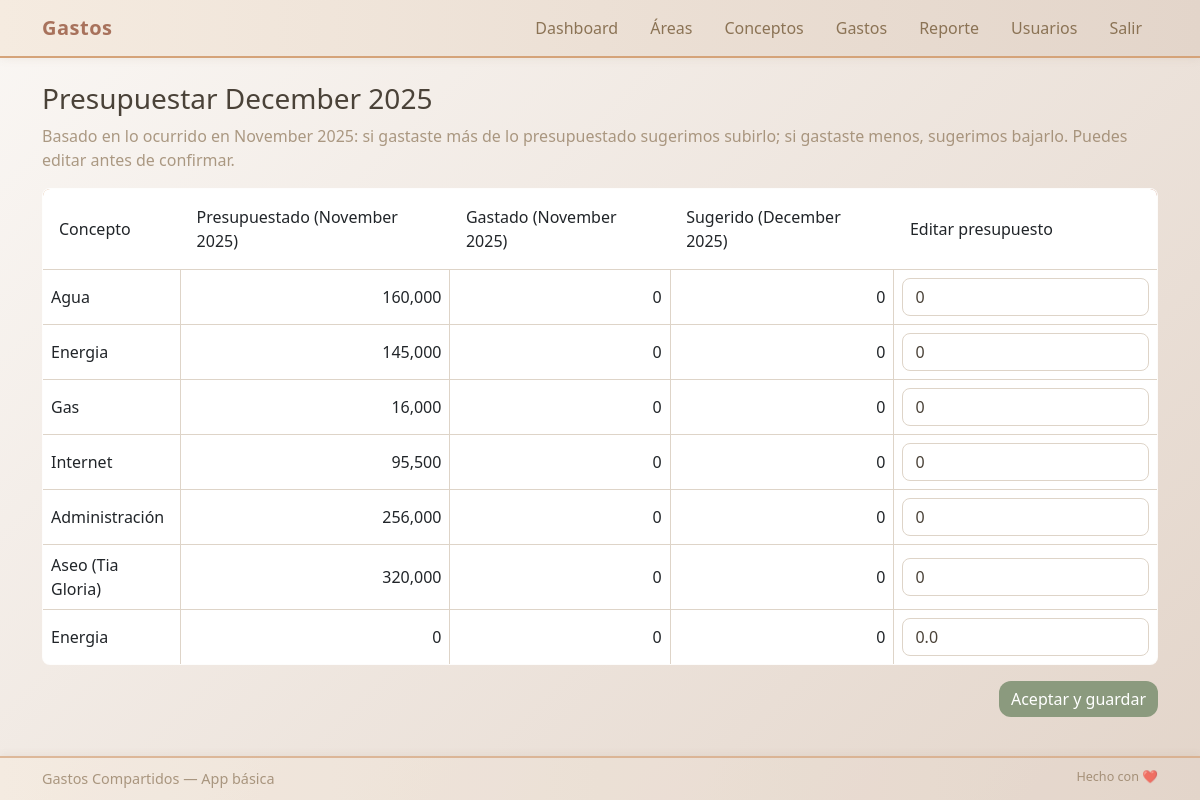
/presupuestar_mes_siguiente (signed in), run on an earlier commit of the app's database.
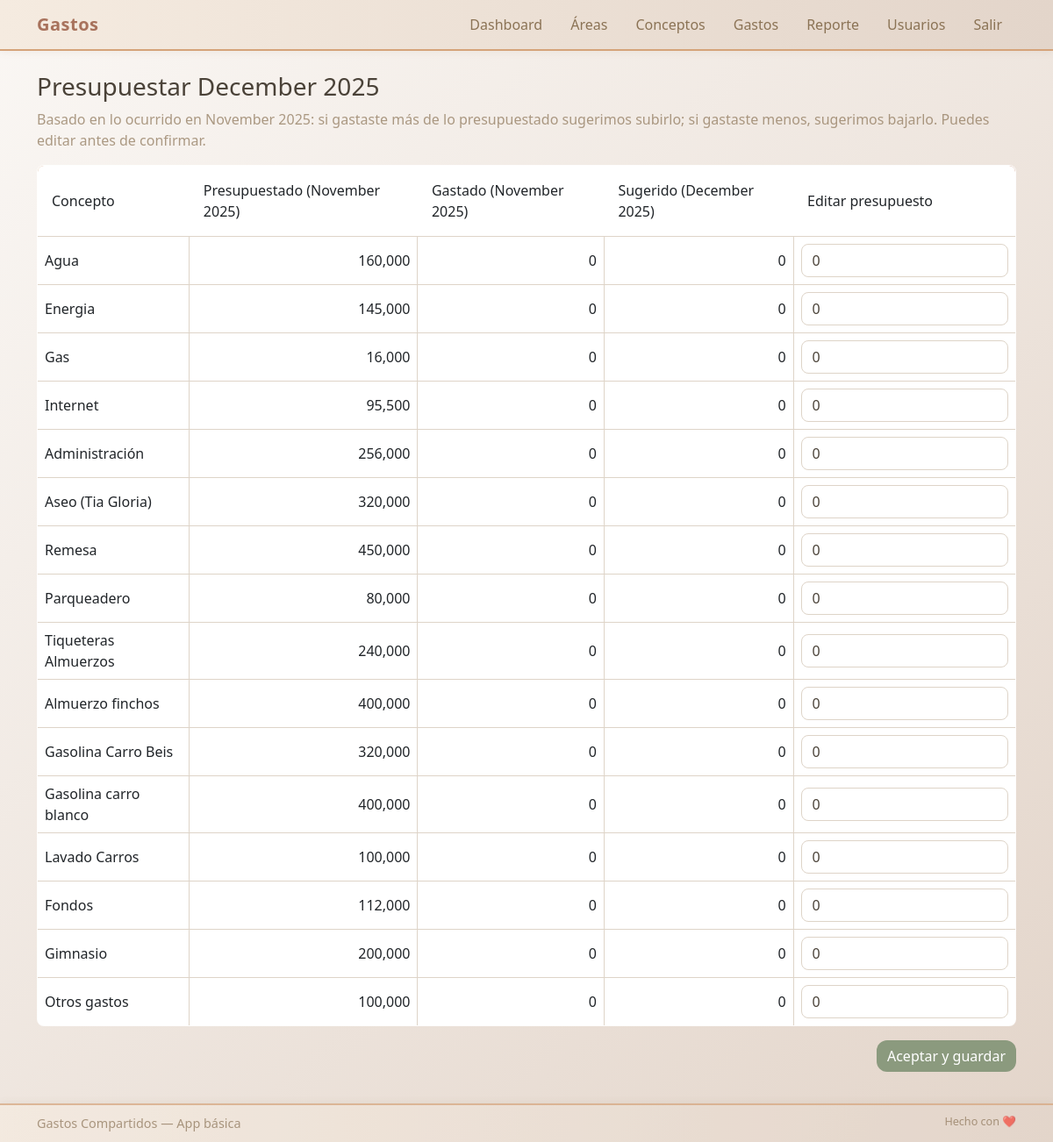
And on a later commit of the database.
### models.py (models this page shows, shortened)
class Concepto(db.Model):
    id = db.Column(db.Integer, primary_key=True)
    nombre = db.Column(db.String(120), nullable=False)
    valor_presupuestado = db.Column(db.Float, default=0.0)
    area_id = db.Column(db.Integer, db.ForeignKey('area.id'), nullable=False)
    gastos = db.relationship('Gasto', backref='concepto', lazy=True)

### app.py (the view, shortened to what this page needs)
@app.route('/presupuestar_mes_siguiente', methods=['GET', 'POST'])
@login_required
def presupuestar_mes_siguiente():
    hoy = datetime.today().date()
    this_month_first_day = hoy.replace(day=1)
    next_month_first_day = (this_month_first_day + timedelta(days=32)).replace(day=1)
    prev_month_last_day = next_month_first_day - timedelta(days=1)
    last_month_first_day = prev_month_last_day.replace(day=1)
    prev_month_label = f"{month_name[last_month_first_day.month]} {last_month_first_day.year}"
    next_month_label = f"{month_name[next_month_first_day.month]} {next_month_first_day.year}"
    conceptos = Concepto.query.all()
    sugerencias = []
    for c in conceptos:
        gastado_prev = sum(
            g.monto for g in c.gastos
            if g.fecha.date() >= last_month_first_day and g.fecha.date() <= prev_month_last_day
        )
        pm_prev = PresupuestoMensual.query.filter_by(
            concepto_id=c.id,
            year=last_month_first_day.year,
            month=last_month_first_day.month
        ).first()
        presupuestado_prev = pm_prev.valor_presupuestado if pm_prev else c.valor_presupuestado
        if gastado_prev > presupuestado_prev:
            sugerido = gastado_prev
        elif gastado_prev < presupuestado_prev:
            sugerido = gastado_prev
        else:
            sugerido = presupuestado_prev
        sugerencias.append({
            'id': c.id,
            'nombre': c.nombre,
            'presupuestado_anterior': presupuestado_prev,
            'gastado_anterior': gastado_prev,
            'sugerido': sugerido
        })
    return render_template('presupuestar_mes.html', sugerencias=sugerencias, prev_month=prev_month_label, next_month=next_month_label)

### app.py (called while the page is built)
@login_manager.user_loader
def load_user(user_id):
    return User.query.get(int(user_id))

### templates/presupuestar_mes.html (shortened to what this page needs)
{% extends 'base.html' %}
{% block content %}
<h3>Presupuestar {{ next_month }}</h3>
<p class="text-muted">Basado en lo ocurrido en {{ prev_month }}: si gastaste más de lo presupuestado sugerimos subirlo; si gastaste menos, sugerimos bajarlo. Puedes editar antes de confirmar.</p>
<form method="post">
  <table class="table table-bordered">
    <thead>
      <tr>
        <th>Concepto</th>
        <th>Presupuestado ({{ prev_month }})</th>
        <th>Gastado ({{ prev_month }})</th>
        <th>Sugerido ({{ next_month }})</th>
        <th>Editar presupuesto</th>
      </tr>
    </thead>
    <tbody>
      {% for s in sugerencias %}
      <tr>
        <td>{{ s.nombre }}</td>
        <td class="text-end">{{ '{:,.0f}'.format(s.presupuestado_anterior) }}</td>
        <td class="text-end">{{ '{:,.0f}'.format(s.gastado_anterior) }}</td>
        <td class="text-end">{{ '{:,.0f}'.format(s.sugerido) }}</td>
        <td>
          <input type="number" step="0.01" name="presupuesto_{{ s.id }}" value="{{ s.sugerido }}" class="form-control" />
        </td>
      </tr>
      {% endfor %}
    </tbody>
  </table>
  <div class="d-flex justify-content-end">
    <button type="submit" class="btn btn-success">Aceptar y guardar</button>
  </div>
</form>
{% endblock %}

### templates/base.html (shortened to what this page needs)
<!doctype html>
<html lang="es">
  <head>
    <link href="https://cdn.jsdelivr.net/npm/bootstrap@5.3.0/dist/css/bootstrap.min.css" rel="stylesheet">
    <link href="{{ url_for('static', filename='style.css') }}" rel="stylesheet">
  </head>
  <body>
    <nav class="navbar navbar-expand-lg navbar-light bg-white shadow-sm">
      <div class="container">
        <a class="navbar-brand nav-brand" href="{{ url_for('index') }}">Gastos</a>
        <div class="collapse navbar-collapse" id="navMenu">
          <ul class="navbar-nav ms-auto">
            {% if current_user.is_authenticated %}
              <li class="nav-item"><a class="nav-link" href="{{ url_for('dashboard') }}">Dashboard</a></li>
              <li class="nav-item"><a class="nav-link" href="{{ url_for('areas_view') }}">Áreas</a></li>
              <li class="nav-item"><a class="nav-link" href="{{ url_for('conceptos_view') }}">Conceptos</a></li>
              <li class="nav-item"><a class="nav-link" href="{{ url_for('gastos_view') }}">Gastos</a></li>
              <li class="nav-item"><a class="nav-link" href="{{ url_for('reporte_mes') }}">Reporte</a></li>
              <li class="nav-item"><a class="nav-link" href="{{ url_for('usuarios_view') }}">Usuarios</a></li>
              <li class="nav-item"><a class="nav-link" href="{{ url_for('logout') }}">Salir</a></li>
            {% else %}
              <li class="nav-item"><a class="nav-link" href="{{ url_for('login') }}">Ingresar</a></li>
              <li class="nav-item"><a class="nav-link" href="{{ url_for('register') }}">Registrar</a></li>
            {% endif %}
          </ul>
        </div>
      </div>
    </nav>
    <main class="container mt-4">
      {% block content %}{% endblock %}
    </main>
    <footer class="text-muted">
      <div class="container d-flex justify-content-between">
        <div>Gastos Compartidos — App básica</div>
        <div class="small">Hecho con ❤️</div>
      </div>
    </footer>
  </body>
</html>

### static/style.css (style rules this page uses)
:root { --autumn-cream: #F5EBE0; --autumn-sand: #E3D5CA; --autumn-terracotta: #D5A379; --autumn-rust: #C17A5F; --autumn-clay: #A8725C; --autumn-sage: #8B9A7E; --autumn-olive: #707C5C; --autumn-forest: #556B4A; --autumn-cream-light: #FAF7F4; --autumn-beige: #DED4C8; --autumn-brown: #8B7355; --autumn-dark: #4A4238; --autumn-success: #8B9A7E; --autumn-warning: #D5A379; --autumn-danger: #B85C4F; --autumn-info: #7D94A3; }
body { background: linear-gradient(135deg, var(--autumn-cream-light) 0%, var(--autumn-sand) 100%); color: var(--autumn-dark); font-family: 'Segoe UI', Tahoma, Geneva, Verdana, sans-serif; min-height: 100vh; padding-bottom: 80px; }
.navbar { background: linear-gradient(90deg, var(--autumn-cream) 0%, var(--autumn-sand) 100%) !important; border-bottom: 2px solid var(--autumn-terracotta); box-shadow: 0 2px 8px rgba(139, 115, 85, 0.1); }
.navbar-brand { color: var(--autumn-clay) !important; font-weight: 700; letter-spacing: 0.5px; }
.nav-link { color: var(--autumn-brown) !important; transition: all 0.3s ease; padding: 0.5rem 1rem !important; border-radius: 8px; }
.btn { border-radius: 0.75rem; transition: all 0.3s ease; }
.btn-success { background-color: var(--autumn-success); border: none; color: white; }
.form-control, .form-select { border: 1px solid var(--autumn-beige); border-radius: 8px; background-color: white; color: var(--autumn-dark); transition: all 0.3s ease; }
.table { background-color: rgba(255, 255, 255, 0.9); border-radius: 8px; overflow: hidden; }
.table thead { background: linear-gradient(90deg, var(--autumn-terracotta) 0%, var(--autumn-rust) 100%); color: white; }
.table thead th { border: none; font-weight: 500; padding: 1rem; }
.table tbody tr { transition: background-color 0.2s ease; }
.table td, .table th { vertical-align: middle; }
.table-bordered { border: 1px solid var(--autumn-beige); }
footer { background: linear-gradient(90deg, var(--autumn-cream) 0%, var(--autumn-sand) 100%); border-top: 2px solid var(--autumn-terracotta); color: var(--autumn-brown); box-shadow: 0 -2px 8px rgba(139, 115, 85, 0.1); padding: 10px 0; font-size: 0.9rem; }
.text-muted { color: var(--autumn-brown) !important; opacity: 0.7; }
.shadow-sm { box-shadow: 0 2px 8px rgba(139, 115, 85, 0.08) !important; }
* { transition: background-color 0.3s ease, color 0.3s ease; }
main { animation: fadeIn 0.5s ease-out; }

### templates/base.html (style rules this page uses)
footer { position: fixed; bottom: 0; left: 0; right: 0; }

What changed in the data, as far as the page shows it:
changed Concepto: nombre "Energia" → "Remesa"; presupuestado_anterior "0" → "450,000"; sugerido "0.0" → "0"
added Concepto: nombre "Parqueadero", presupuestado_anterior "80,000", gastado_anterior "0", sugerido "0"
added Concepto: nombre "Tiqueteras Almuerzos", presupuestado_anterior "240,000", gastado_anterior "0", sugerido "0"
added Concepto: nombre "Almuerzo finchos", presupuestado_anterior "400,000", gastado_anterior "0", sugerido "0"
added Concepto: nombre "Gasolina Carro Beis", presupuestado_anterior "320,000", gastado_anterior "0", sugerido "0"
added Concepto: nombre "Gasolina carro blanco", presupuestado_anterior "400,000", gastado_anterior "0", sugerido "0"
added Concepto: nombre "Lavado Carros", presupuestado_anterior "100,000", gastado_anterior "0", sugerido "0"
added Concepto: nombre "Fondos", presupuestado_anterior "112,000", gastado_anterior "0", sugerido "0"
added Concepto: nombre "Gimnasio", presupuestado_anterior "200,000", gastado_anterior "0", sugerido "0"
added Concepto: nombre "Otros gastos", presupuestado_anterior "100,000", gastado_anterior "0", sugerido "0"
